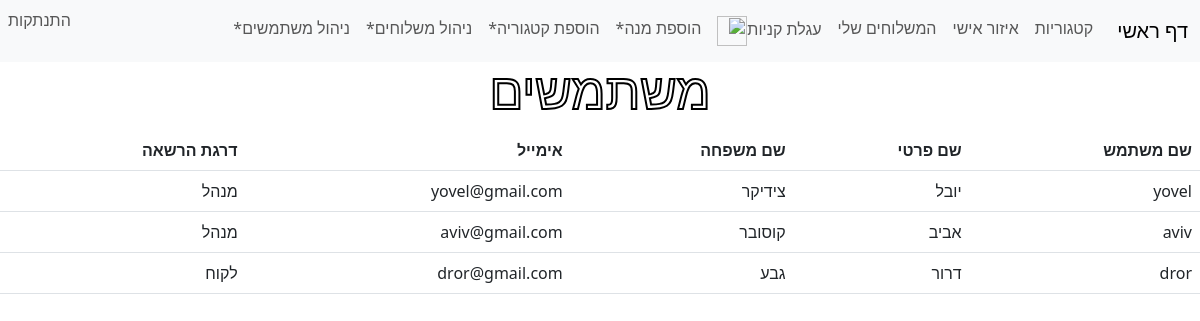
The page /manage_user/ (signed in) on the database its author committed.
### order_site/models.py (models this page shows, shortened)
class User(AbstractUser):
    username = models.CharField(blank=False, max_length=100, unique=True)
    password = models.CharField(blank=False, max_length=100)
    first_name = models.CharField(blank=False, max_length=100)
    last_name = models.CharField(blank=False, max_length=100)
    is_staff = models.BooleanField(default=False)
    email = models.EmailField(blank=False, null=True, max_length=254)

### manager_site/views.py (the view)
# urls.py: path('manage_user/', views.manage_user, name="manage_user")
@login_required(login_url="login")
def manage_user(request):
    users = User.objects.all()
    if not request.user.is_staff:
        raise PermissionDenied()
    return render(request, "manager_site/manage_users.html", {"users": users})

### manager_site/templates/manager_site/manage_users.html (shortened to what this page needs)
{% extends 'layout.html' %} {% block content %}
<h1
  style="
    text-align: center;
    font-size: 50px;
    font-family: 'Franklin Gothic Medium', 'Arial Narrow', Arial, sans-serif;
    color: rgb(255, 255, 255);
    -webkit-text-stroke: 2px rgb(0, 0, 0);
  "
>משתמשים</h1>
<table class="table">
  <thead>
    <tr>
      <th scope="col">שם משתמש</th>
      <th scope="col">שם פרטי</th>
      <th scope="col">שם משפחה</th>
      <th scope="col">אימייל</th>
      <th scope="col">דרגת הרשאה</th>
    </tr>
  </thead>
  <tbody>
    {% for user in users %}
    <tr>
      <td scope="row">{{user.username}}</td>
      <td>{{user.first_name}}</td>
      <td>{{user.last_name}}</td>
      <td>{{user.email}}</td>
      {% if user.is_staff %}
      <td>מנהל</td>
      {% else %}
      <td>
        לקוח
      </td>
      {% endif %}
    </tr>
    {% endfor %}
  </tbody>
</table>
{% endblock %}

### rows shown on the page
User: username "yovel", first_name "יובל", last_name "צידיקר", email "yovel@gmail.com", is_staff "מנהל"
User: username "aviv", first_name "אביב", last_name "קוסובר", email "aviv@gmail.com", is_staff "מנהל"
User: username "dror", first_name "דרור", last_name "גבע", email "dror@gmail.com", is_staff "לקוח"
